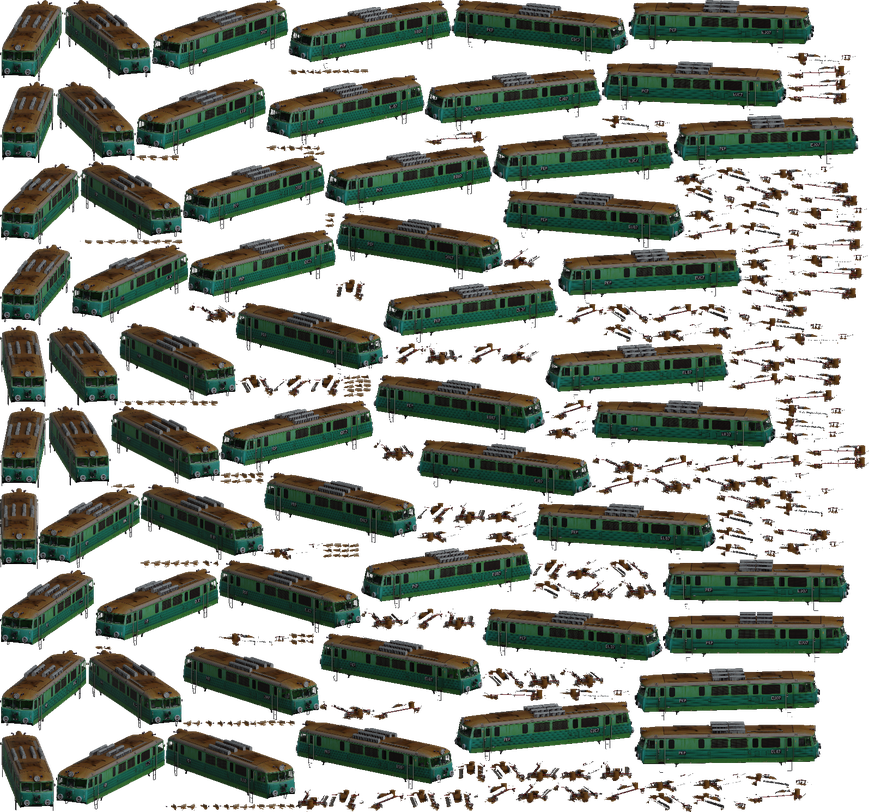
#> input picture tools/siudemka-model-source/tmap_base.png, 869 x 812 px, shrunk from 1595 x 1490 before the run
$ python bpoly-cropper.py siudemka-model-source out
#> lines starting #> are read from the running program, lines starting #| are printed output that depends on the picture; after the words box and inside, x2 and y2 are one past the last pixel; in counts of white or black regions, pixels touching at a corner belong together
import argparse
import os
import signal
from concurrent.futures import ThreadPoolExecutor
from PIL import Image, ImageDraw
import numpy as np
import cv2
from enum import Enum

class ScriptMode(Enum):
    draw = 'draw'
    crop = 'crop'

    def __str__(self):
        return self.value

stop_flag = False
args = None
crop_info_file = None

def handler(signum, frame):
    global stop_flag
    print("\nSoft stop requested. Finishing ongoing operations...")
    stop_flag = True

def get_image_filenames(base_path):
#> in process_image, input_image is the input picture: PIL image 869x812 RGBA; mean R, G, B, A 31.9, 37, 27.5, 126.1
    return [f for f in os.listdir(base_path) if os.path.isfile(os.path.join(base_path, f))]

def save_crop_info(filename, polygon, bbox):
    if not crop_info_file:
        return

    points = " ".join(f"{int(p[0]) - int(bbox[0])} {int(p[1]) - int(bbox[1])}" for p in polygon)
    crop_info_file.write(f"{filename} {int(bbox[0])} {int(bbox[1])} {points}\n")

def get_polygon_mask(image_data):
    alpha_channel = image_data[:, :, 3]
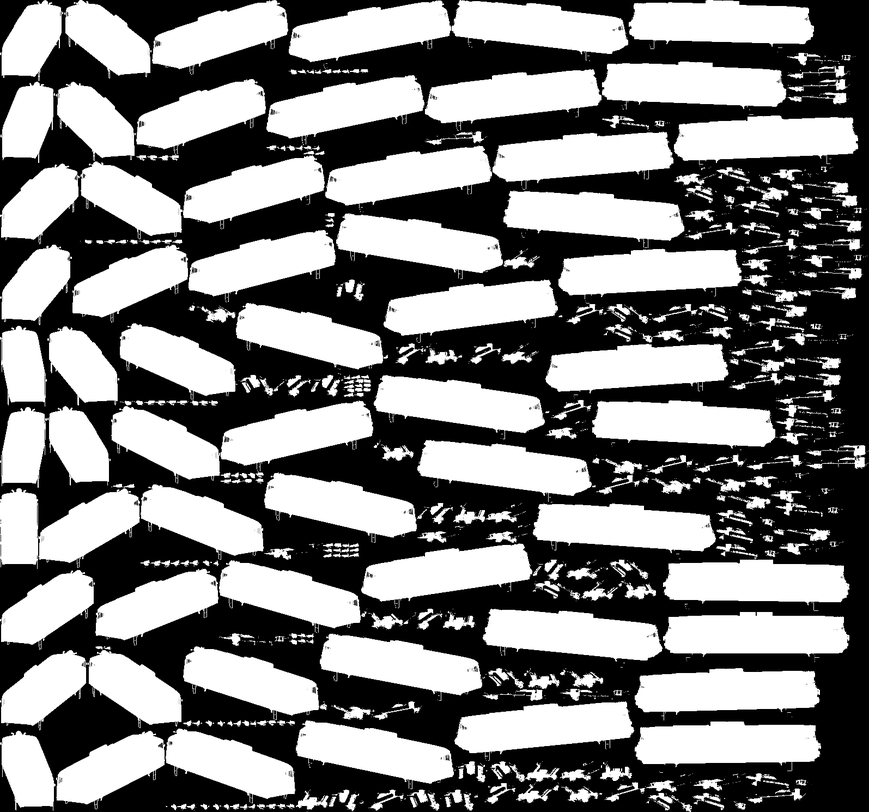
#> alpha_channel: shape (812, 869); min 0, max 255, mean 126.1
    non_transparent_pixels = np.column_stack(np.where(alpha_channel > 0))
#> non_transparent_pixels = 418641 pairs, first value 0 to 811, second value 0 to 868

    if len(non_transparent_pixels) < 3:
        return None  # Not enough points to form a polygon

    # Swap (row, col) -> (x, y)
    non_transparent_pixels = non_transparent_pixels[:, ::-1]
#> non_transparent_pixels = 418641 pairs, first value 0 to 868, second value 0 to 811

    # Compute convex hull
    polygon = cv2.convexHull(non_transparent_pixels)
#> polygon = contour of 28 points, box (x1, y1, x2, y2) (0, 0, 869, 812), area 691169

    return polygon.reshape(-1, 2)  # Return as (x, y) coordinates

def create_crop_box(bbox):
    x, y, w, h = bbox
    return (x, y, x + w, y + h)

def process_image(filename):
    if stop_flag:
        return None

    input_image_path = os.path.join(args.input_dir, filename)
    output_image_path = os.path.join(args.output_dir, filename)

    if not os.path.exists(input_image_path):
        raise Exception(f"⚠️ Input image does not exist: {filename}")

    input_image = Image.open(input_image_path).convert("RGBA")
    image_data = np.array(input_image)
    polygon = get_polygon_mask(image_data)
#> polygon = 28 pairs, first value 0 to 868, second value 0 to 811

    # Ensure polygon is valid
    if polygon is None or polygon.size == 0 or len(polygon) < 3:
        print(f"⚠️ Skipping image {filename}: No valid polygon found.")
        return None

    # Convert to list of tuples before passing it to PIL
    polygon_list = [tuple(p) for p in polygon]
#> polygon_list has the same summary as polygon

    # Get bounding box of polygon
    bbox = cv2.boundingRect(polygon)
#> bbox = (0, 0, 869, 812)
    if bbox is None:
        print(f"⚠️ Skipping image {filename}: Failed to compute bounding box.")
        return None

    out_image = create_output_image(input_image, polygon_list, bbox)
    if not out_image:
        print(f"⚠️ Skipping image {filename}: Failed to create output image.")
        return None

    out_image.save(output_image_path)
    save_crop_info(filename, polygon_list, bbox)
    print(f"✅ Processed image {filename}")

    return filename

def create_output_image(image, polygon, bbox):
#> called with bbox = (0, 0, 869, 812)
    crop_box = create_crop_box(bbox)
#> in create_crop_box, `x, y, w, h = bbox`: x = 0; w = 869; h = 812
#> crop_box = (0, 0, 869, 812)

    # draw polygon and bounding box on image
    if args.mode == ScriptMode.draw:
        out_image = Image.new("RGBA", image.size, (0, 0, 0, 0))
#> out_image: PIL image 869x812 RGBA; every value is 0
        out_image.paste(image, (0, 0))
        draw = ImageDraw.Draw(out_image)
        draw.rectangle(crop_box, outline="red")
        draw.polygon(polygon, outline="white")
        for i in range(len(polygon)):
            draw.point(polygon[i], fill="orange")
#> this loop made 28 passes
        return out_image

    # crop image to bounding box
    elif args.mode == ScriptMode.crop:
        return image.crop(crop_box)

def process_images():
    filenames = get_image_filenames(args.input_dir)
    real_num_threads = min(args.threads, len(filenames))
    global crop_info_file, stop_flag
    signal.signal(signal.SIGINT, handler)

    if args.info_file:
        crop_info_file = open(os.path.join(args.output_dir, args.info_file), "w")

    with ThreadPoolExecutor(max_workers=real_num_threads) as executor:
        future_to_filename = {executor.submit(process_image, filename): filename for filename in filenames}
#> call 2 of process_image, with filename = 'tmap_bogie.png'
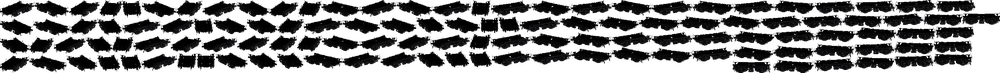
#> input picture tools/siudemka-model-source/tmap_bogie.png, 1000 x 73 px, shrunk from 3307 x 240 before the run
#> in process_image, input_image is the input picture: PIL image 1000x73 RGBA; mean R, G, B, A 5.3, 5.3, 5.6, 126.3
#> in get_polygon_mask (call 2), `alpha_channel = image_data[:, :, 3]`:
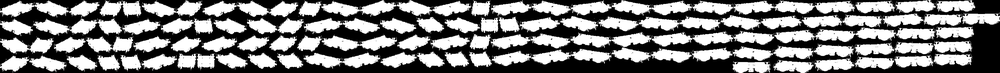
#> alpha_channel: shape (73, 1000); min 0, max 255, mean 126.3
#> in get_polygon_mask (call 2), `non_transparent_pixels = np.column_stack(np.where(alpha_channel > 0))`: non_transparent_pixels = 52288 pairs, first value 0 to 72, second value 0 to 999
#> in get_polygon_mask (call 2), `non_transparent_pixels = non_transparent_pixels[:, ::-1]`: non_transparent_pixels = 52288 pairs, first value 0 to 999, second value 0 to 72
#> in get_polygon_mask (call 2), `polygon = cv2.convexHull(non_transparent_pixels)`: polygon = contour of 12 points, box (x1, y1, x2, y2) (0, 0, 1000, 73), area 70726
#> in process_image (call 2), `polygon = get_polygon_mask(image_data)`: polygon = [[999, 23], [973, 64], [970, 67], [885, 71], [846, 72], [4, 72], [0, 71], [0, 6], [8, 2], [16, 0], [974, 0], [999, 10]]
#> in process_image (call 2), `polygon_list = [tuple(p) for p in polygon]`: polygon_list = [(999, 23), (973, 64), (970, 67), (885, 71), (846, 72), (4, 72), (0, 71), (0, 6), (8, 2), (16, 0), (974, 0), (999, 10)]
#> in process_image (call 2), `bbox = cv2.boundingRect(polygon)`: bbox = (0, 0, 1000, 73)
#> in create_output_image (call 2), `out_image = Image.new("RGBA", image.size, (0, 0, 0, 0))`: out_image: PIL image 1000x73 RGBA; every value is 0
#> the loop in create_output_image (call 2), `for i in range(len(polygon)):` made 12 passes
        for future in future_to_filename:
            if stop_flag:
                break
            try:
                future.result()
            except Exception as e:
                print(f"Failed to process image {future_to_filename[future]}: {e}")

                if not args.ignore_exceptions:
                    stop_flag = True

    if crop_info_file:
        crop_info_file.close()

def main():
    global args
    parser = argparse.ArgumentParser(description="Crop a set of images using polygonal contours of the subject")
    parser.add_argument("input_dir", type=str, help="Directory containing input images")
    parser.add_argument("output_dir", type=str, help="Directory for output images")
    parser.add_argument("--mode", type=ScriptMode, choices=list(ScriptMode), default=ScriptMode.draw, help="Operation mode: draw or crop")
    parser.add_argument("--threads", type=int, default=16, help="Number of threads (default: 16)")
    parser.add_argument("--ignore-exceptions", action="store_true", help="Continue processing even if an error occurs")
    parser.add_argument("--info-file", type=str, help="File to save polygon information")
    args = parser.parse_args()

    if not os.path.exists(args.input_dir) or not os.path.isdir(args.input_dir):
        print("Input directory must exist and be a directory")
        return

    os.makedirs(args.output_dir, exist_ok=True)
    process_images()

if __name__ == "__main__":
    main()
